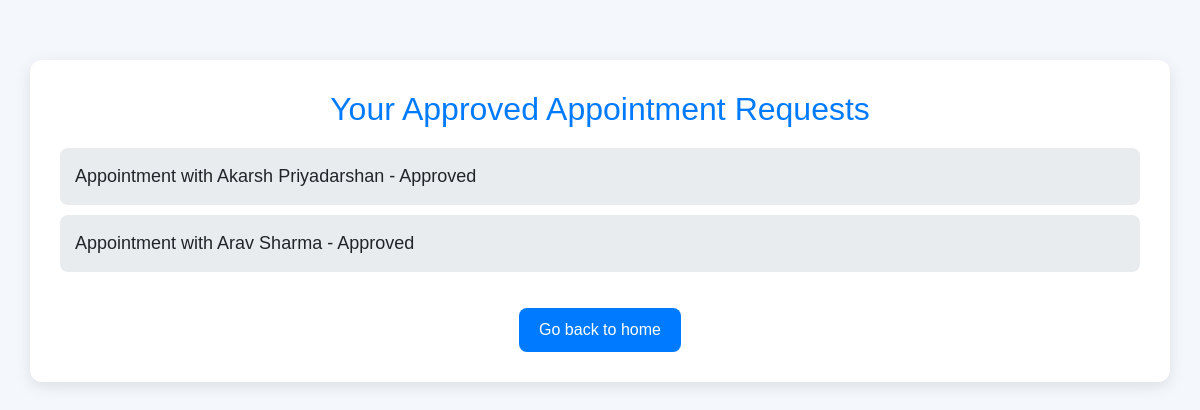
The page /appointment/approved/ (signed in) on the database as committed earlier.
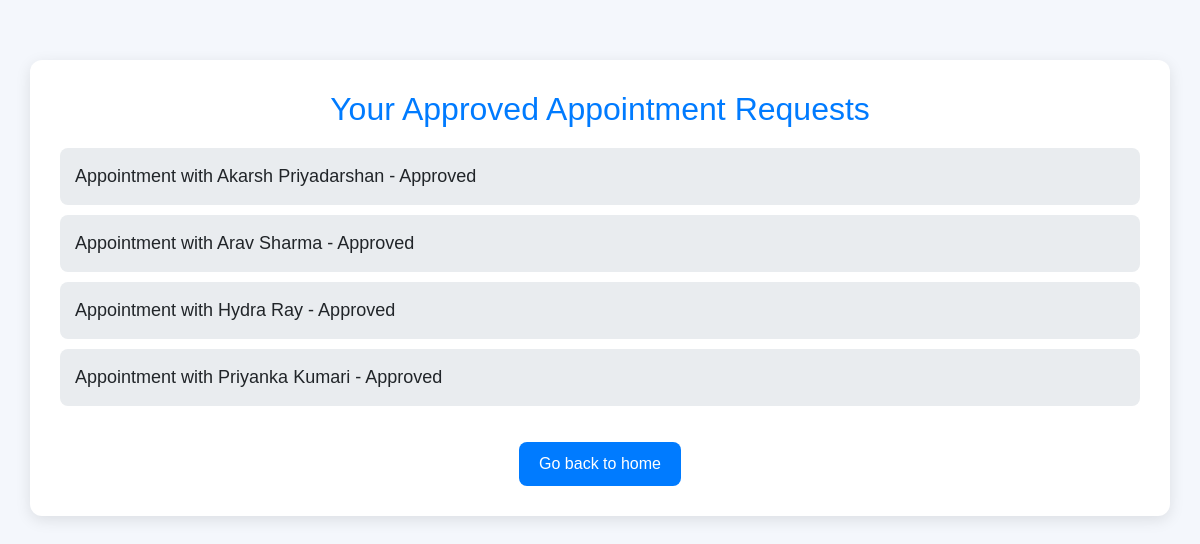
The same page on the database as committed later.
### advisor/models.py (models this page shows, shortened)
class UserRequest(models.Model):
    user = models.ForeignKey(User, on_delete=models.CASCADE, related_name="requests")
    tax_advisor = models.ForeignKey(User, on_delete=models.CASCADE, related_name="advisor_requests")
    first_name = models.CharField(max_length=150)
    last_name = models.CharField(max_length=150)
    email = models.EmailField()
    approved = models.BooleanField(default=False)
    rejected = models.BooleanField(default=False)
    slot = models.CharField(max_length=100, null=True)  # Store the time slot as a string (can use choices)
    date = models.DateField(null=True)  # Store the appointment date

### appointment/views.py (the view)
# urls.py: path('approved/', views.approved_requests, name='approved_requests'),
def approved_requests(request):
    requests = UserRequest.objects.filter(user=request.user, approved=True)
    return render(request, 'appointment/approved_requests.html', {'requests': requests})

### accounts/context_processor.py (called while the page is built)
def user_groups(request):
    user = request.user
    return {
        'is_admin': user.is_authenticated and user.is_superuser,
        'is_taxadvisor': user.is_authenticated and user.groups.filter(name='Tax Advisor').exists(),
        'is_indivual_user': user.is_authenticated and user.groups.filter(name='Individual User').exists(),
    }

### appointment/templates/appointment/approved_requests.html (shortened to what this page needs)
<!DOCTYPE html>
<html lang="en">
<head>
<link rel="stylesheet" href="https://maxcdn.bootstrapcdn.com/bootstrap/4.5.2/css/bootstrap.min.css">
</head>
<body>
<div class="container">
<h1>Your Approved Appointment Requests</h1>
        {% if requests %}
<ul>
                {% for request in requests %}
<li>
                        Appointment with {{ request.tax_advisor.first_name }} {{ request.tax_advisor.last_name }} - Approved
</li>
                {% endfor %}
</ul>
        {% else %}
<p>You have no approved appointment requests.</p>
        {% endif %}
<a href="{% url 'home' %}">Go back to home</a>
</div>
</body>
</html>

Rows that differ between the two databases and show on the page:
added UserRequest: tax_advisor.first_name "Hydra", tax_advisor.last_name "Ray"
added UserRequest: tax_advisor.first_name "Priyanka", tax_advisor.last_name "Kumari"
